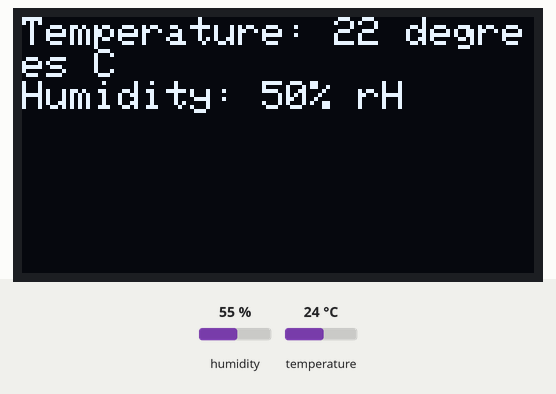
The sketch below on a simulated Teensy 4. On the bench: 128×64 one-colour display. The inputs (shaded band) are chosen by the test bench; at power-on: humidity 55 %, temperature 24 °C. The display library's start-up logo is not drawn; what the sketch prints to the serial monitor is not drawn.

Above: at 2.5 s.

The sketch:

sht_wOLED_test.ino
```cpp
#include <Adafruit_SHT4x.h>
#include <SPI.h>
#include <Wire.h>
#include <Adafruit_GFX.h>
#include <Adafruit_SH110X.h>

Adafruit_SHT4x sht4 = Adafruit_SHT4x();
Adafruit_SH1107 display = Adafruit_SH1107(64, 128, &Wire);

// OLED FeatherWing buttons map to different pins depending on board:
#if defined(ESP8266)
  #define BUTTON_A  0
  #define BUTTON_B 16
  #define BUTTON_C  2
#elif defined(ESP32) && !defined(ARDUINO_ADAFRUIT_FEATHER_ESP32S2)
  #define BUTTON_A 15
  #define BUTTON_B 32
  #define BUTTON_C 14
#elif defined(ARDUINO_STM32_FEATHER)
  #define BUTTON_A PA15
  #define BUTTON_B PC7
  #define BUTTON_C PC5
#elif defined(TEENSYDUINO)
  #define BUTTON_A  4
  #define BUTTON_B  3
  #define BUTTON_C  8
#elif defined(ARDUINO_NRF52832_FEATHER)
  #define BUTTON_A 31
  #define BUTTON_B 30
  #define BUTTON_C 27
#else // 32u4, M0, M4, nrf52840, esp32-s2 and 328p
  #define BUTTON_A  9
  #define BUTTON_B  6
  #define BUTTON_C  5
#endif

void setup() {
  Serial.begin(115200);

  Serial.println("128x64 OLED FeatherWing initializing");
  delay(250); // wait for the OLED to power up
  display.begin(0x3C, true); // Address 0x3C default

  Serial.println("OLED begun");

  // Show image buffer on the display hardware.
  // Since the buffer is intialized with an Adafruit splashscreen
  // internally, this will display the splashscreen.
  display.display();
  delay(1000);

  // Clear the buffer.
  display.clearDisplay();
  display.display();

  display.setRotation(1);

  Serial.println("Displaying text");
  // text display tests
  display.setTextSize(1);
  display.setTextColor(SH110X_WHITE);
  display.setCursor(0,0);
  display.print("Connecting to SSID\n'adafruit':");
  display.print("connected!");
  display.println("IP: 10.0.1.23");
  display.println("Sending val #0");
  //display.print("Temperature: "); display.print("22"); display.println(" degrees C");
  display.display(); // actually display all of the above

  delay(1000);

  Serial.println("Adafruit SHT4x initializing");

  Serial.println("Found SHT4x sensor");
  Serial.print("Serial number 0x");
  // Serial.println(sht4.readSerial(), HEX);

/*
  // You can have 3 different precisions, higher precision takes longer
  sht4.setPrecision(SHT4X_HIGH_PRECISION);
  switch (sht4.getPrecision()) {
     case SHT4X_HIGH_PRECISION:
       Serial.println("High precision");
       break;
     case SHT4X_MED_PRECISION:
       Serial.println("Med precision");
       break;
     case SHT4X_LOW_PRECISION:
       Serial.println("Low precision");
       break;
  }

  // You can have 6 different heater settings
  // higher heat and longer times uses more power
  // and reads will take longer too!
  sht4.setHeater(SHT4X_NO_HEATER);
  switch (sht4.getHeater()) {
     case SHT4X_NO_HEATER:
       Serial.println("No heater");
       break;
     case SHT4X_HIGH_HEATER_1S:
       Serial.println("High heat for 1 second");
       break;
     case SHT4X_HIGH_HEATER_100MS:
       Serial.println("High heat for 0.1 second");
       break;
     case SHT4X_MED_HEATER_1S:
       Serial.println("Medium heat for 1 second");
       break;
     case SHT4X_MED_HEATER_100MS:
       Serial.println("Medium heat for 0.1 second");
       break;
     case SHT4X_LOW_HEATER_1S:
       Serial.println("Low heat for 1 second");
       break;
     case SHT4X_LOW_HEATER_100MS:
       Serial.println("Low heat for 0.1 second");
       break;
  }
  */
}


void loop() {
  /*
  sensors_event_t humidity, temp;

  uint32_t timestamp = millis();
  sht4.getEvent(&humidity, &temp);// populate temp and humidity objects with fresh data
  timestamp = millis() - timestamp;

  Serial.print("Temperature: "); Serial.print(temp.temperature); Serial.println(" degrees C");
  Serial.print("Humidity: "); Serial.print(humidity.relative_humidity); Serial.println("% rH");

  Serial.print("Read duration (ms): ");
  Serial.println(timestamp);

  // Clear the buffer.
  display.clearDisplay();

  display.print("Temperature: "); display.print(temp.temperature); display.println(" degrees C");
  display.print("Humidity: "); display.print(humidity.relative_humidity); display.println("% rH");

  display.print("Read duration (ms): ");
  display.println(timestamp);

  delay(10);
  yield();
  display.display();

  delay(1000);
  */
  /*
   // Clear the buffer.
  display.clearDisplay();
  display.display();

  display.setRotation(1);

  Serial.println("Displaying text");
  // text display tests
  display.setTextSize(1);
  display.setTextColor(SH110X_WHITE);
  display.setCursor(0,0);
  display.print("Connecting to SSID\n'adafruit':");
  display.print("connected!");
  display.println("Sending val #0");

  display.print("Temperature: ");

  delay(10);
  yield();
  display.display();
  */

  sensors_event_t humidity, temp;

  uint32_t timestamp = millis();
  sht4.getEvent(&humidity, &temp);// populate temp and humidity objects with fresh data
  timestamp = millis() - timestamp;

  Serial.print("Temperature: "); Serial.print(temp.temperature); Serial.println(" degrees C");
  Serial.print("Humidity: "); Serial.print(humidity.relative_humidity); Serial.println("% rH");

  Serial.print("Read duration (ms): ");
  Serial.println(timestamp);

  // Clear the buffer.
  display.clearDisplay();
  display.display();

  display.setCursor(0,0);
  display.print("Temperature: "); display.print("22"); display.println(" degrees C");
  display.print("Humidity: "); display.print("50"); display.println("% rH");
  delay(10);
  yield();
  display.display();

  delay(1000);

}
```

Measured:
- what the display in image 0 shows lasts 1.1 s, from 2.5 s to 3.6 s
